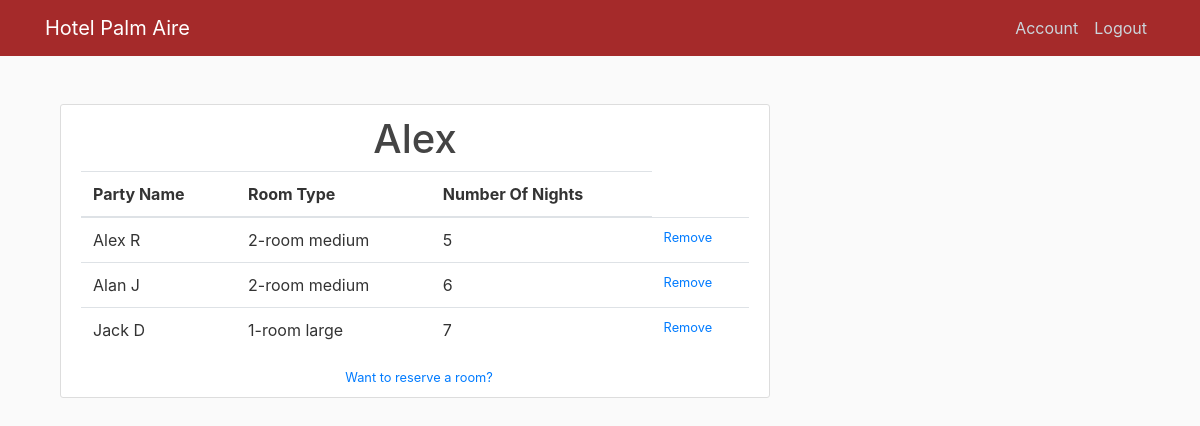
Page /client_view (signed in) on the committed database.
### hotelmanagment/models.py (models this page shows, shortened)
class User(db.Model, UserMixin):
    id = db.Column(db.Integer, primary_key=True)
    username = db.Column(db.String(20), nullable = True)
    email = db.Column(db.String(120), unique=True, nullable=False)
    password = db.Column(db.String(60), nullable=False)
    posts = db.relationship('Booking', backref='author', lazy=True)

class Booking(db.Model, UserMixin):
    id = db.Column(db.Integer, primary_key=True)
    party_name = db.Column(db.String(20), nullable=False)
    number_of_nights = db.Column(db.Integer)
    room_type = db.Column(db.Integer)
    user_id = db.Column(db.Integer, db.ForeignKey('user.id'), nullable=False)

### hotelmanagment/routes.py (the view)
@app.route("/client_view")
@login_required
def client_view():
    bookings = Booking.query.filter_by(user_id = current_user.id)
    return render_template('client_view.html', title='Client View', bookings=bookings)

### hotelmanagment/models.py (called while the page is built)
@login_manager.user_loader
def load_user(user_id):
    return User.query.get(int(user_id))

### hotelmanagment/templates/client_view.html
﻿{% extends "layout.html" %}
{% block content %}
    <article class="content-section">
        <h1>{{ current_user.username }}</h1>
        <table class="table">
            <thead><tr><th>Party Name</th><th>Room Type</th><th>Number Of Nights</th></tr></thead>
            <tbody>
                {% for booking in bookings %}
                        <tr>
                            <td>{{ booking.party_name }}</td>
                            {% if booking.room_type == 1 %}
                                <td>1-room small</td>
                            {% else %}
                                {% if booking.room_type == 2 %}
                                    <td>1-room medium</td>
                                {% else %}
                                    {% if booking.room_type == 3 %}
                                        <td>1-room large</td>
                                    {% else %}
                                        {% if booking.room_type == 4 %}
                                             <td>2-room medium</td>
                                        {% else %}
                                            <td>2-room large</td>
                                        {% endif %}
                                    {% endif %}
                                {% endif %}
                            {% endif %}
                            <td>{{ booking.number_of_nights }}</td>
                            <td><a class= "small" href="">Remove</a></td>
                        </tr>
                {% endfor %}
            </tbody>
        </table>
        <a class="ml-2 small" href="{{ url_for('hotel_form') }}">Want to reserve a room?</a>
    </article>
{% endblock content %}

### hotelmanagment/static/main.css (style rules this page uses)
body { background: #fafafa; color: #333333; margin-top: 5rem; }
h1, h2, h3, h4, h5, h6 { color: #444444; }
.content-section { background: #ffffff; padding: 10px 20px; border: 1px solid #dddddd; border-radius: 3px; margin-bottom: 20px; text-align: center; }

### rows in the picture
User: username "Alex"
Booking: party_name "Alex R", room_type "2-room medium", number_of_nights "5"
Booking: party_name "Alan J", room_type "2-room medium", number_of_nights "6"
Booking: party_name "Jack D", room_type "1-room large", number_of_nights "7"
